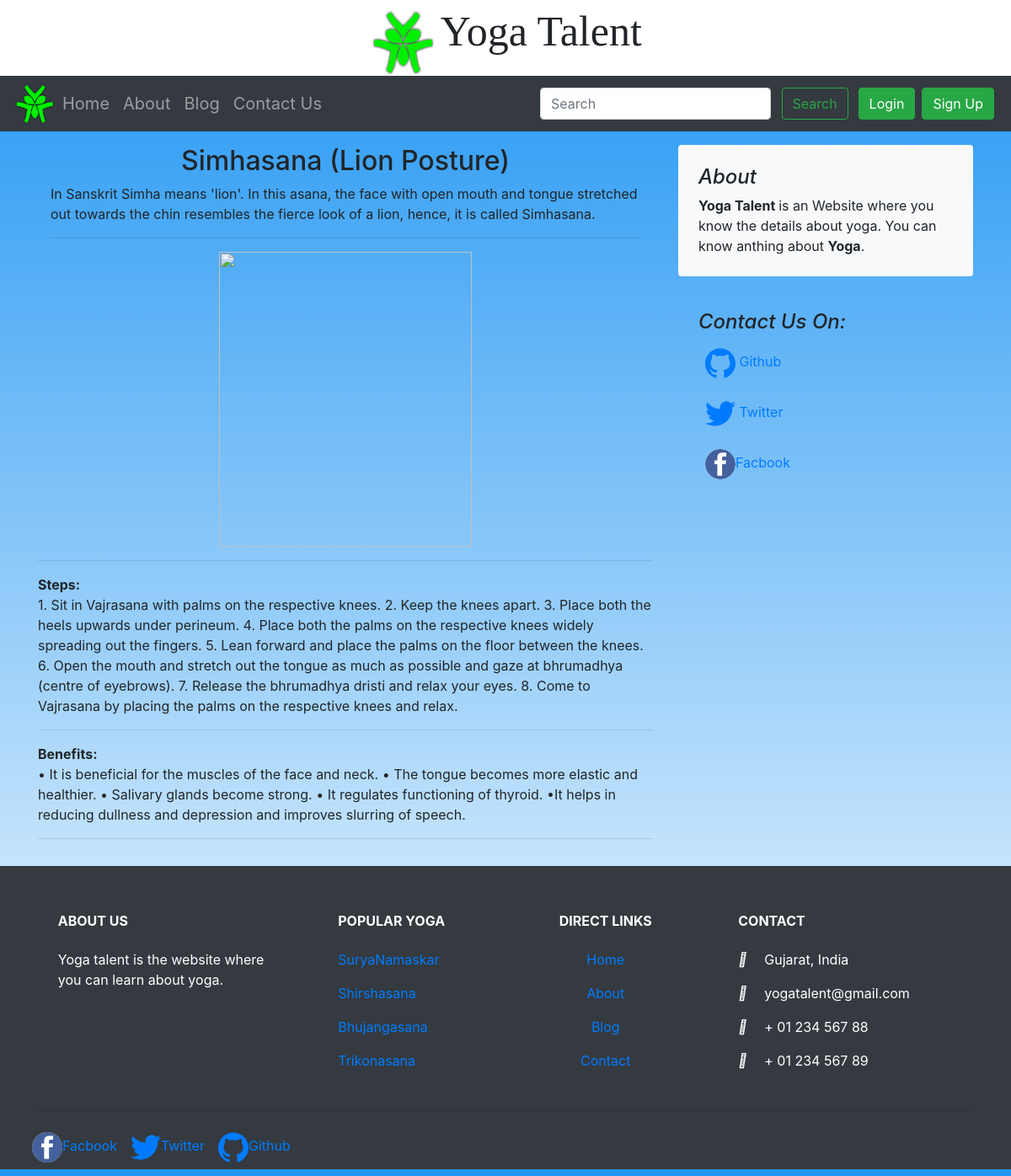
/blog/simhasana, run on the app's committed database.
### blog/models.py (models this page shows, shortened)
class Post(models.Model):
    sno = models.AutoField(primary_key=True)
    title = models.CharField(max_length=500)
    content = models.TextField()
    slug = models.CharField(max_length=150)
    steps= models.TextField()
    benefit = models.TextField()
    image = models.ImageField(blank = True)
    image1 = models.ImageField(blank = True)
    image2= models.ImageField(blank = True)
    image3 = models.ImageField(blank = True)
    image4= models.ImageField(blank = True)

### blog/views.py (the view)
# urls.py: path('<str:slug>', views.blogPost, name='blogPost'),
def blogPost(request, slug):
    post = Post.objects.filter(slug=slug).first()
    comments = BlogComment.objects.filter(post=post, parent=None)
    replies = BlogComment.objects.filter(post=post).exclude(parent=None)
    replyDict={}
    for reply in replies:
        if reply.parent.sno not in replyDict.keys():
            replyDict[reply.parent.sno] = [reply]
        else:
            replyDict[reply.parent.sno].append(reply)
    context = {"post":post, 'comments':comments, 'user':request.user, 'replyDict':replyDict}
    return render(request, "blog/blogPost.html", context)

### templates/blog/blogPost.html (shortened to what this page needs)
{% extends 'base.html' %}
{% block body %}
{% load static %}
<div class="container my-3">
        <div class="row mt-3">
                <div class="col-md-8 blog-main">
                        <div class="blog-post">
                        <h2 class="blog-post-title" align="center">{{post.title}}</h2>
                            <div class="container">
                                    <p>{{post.content|safe}}</p><hr></div>
                            <div class="col-auto d-none d-lg-block m-3" align="center">
                                    <img src="{% static 'images/{{post.image}}' %}" width="300px" height="350px">
                            </div>
                            <hr>
                            <b>Steps:</b><p>{{post.steps}}</p><hr>
                            <b>Benefits:</b><p>{{post.benefit}}</p><hr>
                        </div>
                </div>
                <aside class="col-md-4 blog-sidebar">
                  <div class="p-4 mb-3 bg-light rounded">
                    <h4 class="font-italic">About</h4>
                    <p class="mb-0"> <strong>Yoga Talent </strong>is an Website where you know the details about yoga. You can know anthing about <strong>Yoga</strong>. </p>
                  </div>
                  <div class="p-4">
                    <h4 class="font-italic">Contact Us On:</h4>
                    <ol class="list-unstyled">
                      <li class="nav-item">
                        <a class="nav-link px-1 mx-1 py-3 my-n2" href="https://github.com/twbs" target="_blank" rel="noopener" aria-label="GitHub">
                        Github</a>
                      </li>
                      <li class="nav-item">
                        <a class="nav-link px-1 mx-1 py-3 my-n2" href="https://twitter.com/getbootstrap" target="_blank" rel="noopener" aria-label="Twitter">
                        Twitter</a>
                      </li>
                      <li class="nav-item">
                        <a class="nav-link px-1 mx-1 py-3 my-n2" href="https://facebook.com" target="_blank" rel="noopener" aria-label="Facebook">
                          <img  src="{% static 'icons/facebook.jpg' %}" style="border-radius:50%"  width="36" height="36"  viewBox="0 0 512 416.32" role="img"><title>Facebook</title></img>Facbook</a>
                      </li>
                    </ol>
                  </div>
                </aside>
        </div>
</div>
{% endblock %}

### yoga/static/css/home.css (style rules this page uses)
body { background: linear-gradient(0deg,#fff, #2196F3); }

### yoga/static/css/contact.css (style rules this page uses)
* { box-sizing: border-box; }
.row:after { content: ""; display: table; clear: both; }

### yoga/static/css/about.css (style rules this page uses)
.row { display: -ms-flexbox; display: flex; -ms-flex-wrap: wrap; flex-wrap: wrap; }

### data on the page
Post: title "Simhasana (Lion Posture)", content "In Sanskrit Simha means 'lion'. In this asana, the face with open mouth and tongue stretched out towards the chin resembles the fierce look of a lion, hence, it is called Simhasana.", steps "1. Sit in Vajrasana with palms on the respective knees. 2. Keep the knees apart. 3. Place both the heels upwards under perineum. 4. Place both the palms on the respective knees widely spreading out the fingers. 5. Lean forward and place the palms on the floor between the knees. 6. Open the mouth and stretch out the tongue as much as possible and gaze at bhrumadhya (centre of eyebrows). 7. Release the bhrumadhya dristi and relax your eyes. 8. Come to Vajrasana by placing the palms on the respective knees and relax.", benefit "• It is beneficial for the muscles of the face and neck. • The tongue becomes more elastic and healthier. • Salivary glands become strong. • It regulates functioning of thyroid. •It helps in reducing dullness and depression and improves slurring of speech."
